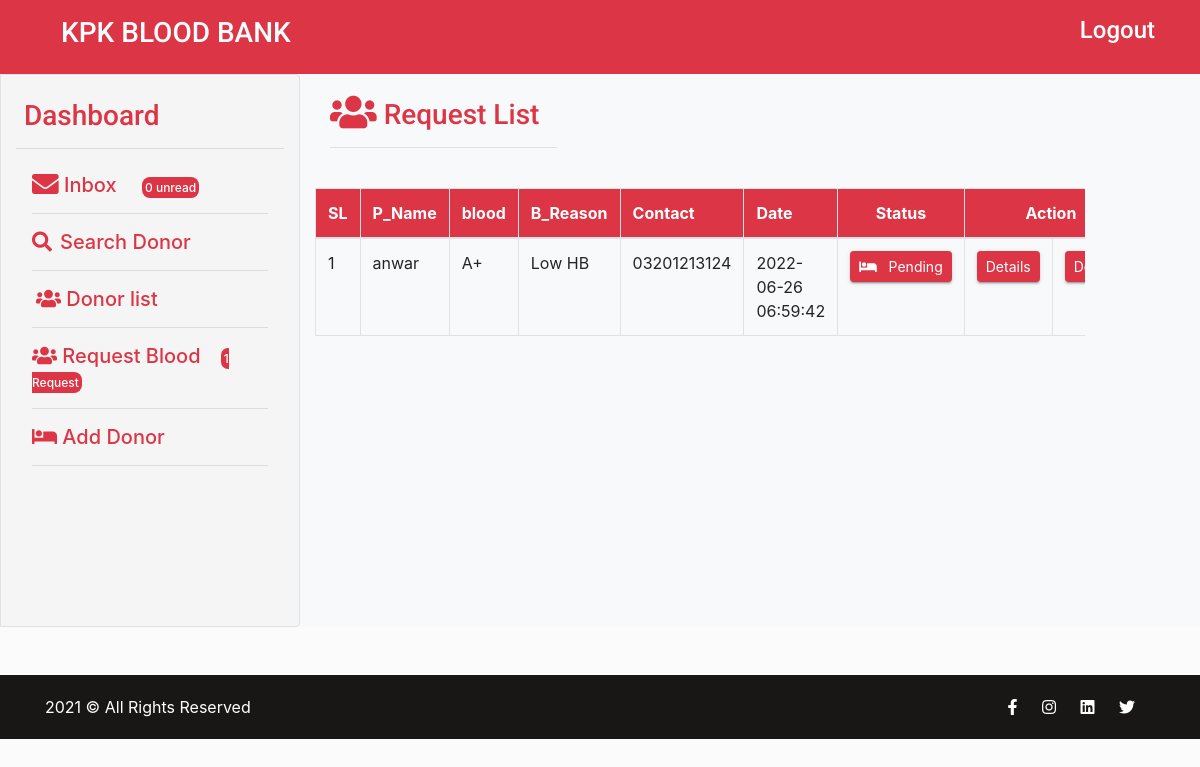
Screenshot of /admin_request.php (signed in) with the database file from the repository.
### tables this page shows
CREATE TABLE IF NOT EXISTS `request_blood` (
  `id` int(11) NOT NULL AUTO_INCREMENT,
  `p_name` varchar(50) NOT NULL,
  `blood` varchar(10) NOT NULL,
  `r_blood` varchar(10) NOT NULL,
  `gender` varchar(10) NOT NULL,
  `age` int(3) NOT NULL,
  `contact` varchar(20) NOT NULL,
  `city` varchar(20) NOT NULL,
  `h_name` varchar(50) NOT NULL,
  `h_address` varchar(250) NOT NULL,
  `request_by` varchar(50) NOT NULL,
  `created_at` datetime NOT NULL DEFAULT CURRENT_TIMESTAMP,
  `status` int(1) NOT NULL DEFAULT '1',
  PRIMARY KEY (`id`)
);

### admin_request.php (the view, shortened to what this page needs)
<!doctype html>
<html lang="en">
<head>
  <link rel="stylesheet" href="assets/css/bootstrap.min.css">
  <link rel="stylesheet" href="assets/css/all.min.css">
  <link rel="stylesheet" type="text/css" href="assets/css/style.css">
  <link rel="stylesheet" href="https://cdnjs.cloudflare.com/ajax/libs/twitter-bootstrap/4.5.2/css/bootstrap.css">
  <link rel="stylesheet" href="https://cdn.datatables.net/1.11.1/css/dataTables.bootstrap4.min.css">
</head>
<body>
  <?php
  include('admin_header.php');
  ?>
  <section class="container-fluid">
    <div class="dashboard-row row bg-light">
      <?php include('dashboard_side_nav.php'); ?>
      <div class="col-md-8">
        <br>
        <div class="col-sm-4">
          <h3 class="text-danger"><i class="fa fa-users fa-lg"></i> Request List </h3>
          <hr>
        </div>
        <br>
        <div class="table-responsive">
          <table class="table table-hover table-bordered">
            <thead class="bg-danger text-white">
              <tr>
                <th scope="col">SL</th>
                <th colspan="1">P_Name</th>
                <th scope="col">blood</th>
                <th colspan="1">B_Reason</th>
                <th scope="col">Contact</th>
                <th scope="col">Date</th>
                <th class="text-center" scope="col">Status</th>
                <th class="text-center" colspan="2">Action</th>
              </tr>
            </thead>
            <tbody>
              <?php
              $no = 1;
              $select  = "SELECT * FROM request_blood";
              $select_run = mysqli_query($con, $select);
              while ($row = mysqli_fetch_assoc($select_run)) {
                $p_name = $row['p_name'];
                $blood = $row['blood'];
                $R_blood = $row['r_blood'];
                $Contact = $row['contact'];
                $created_at = $row['created_at'];
              ?>
                <tr>
                  <td><?php echo $no++; ?> </td>
                  <td colspan="1"><?php echo $p_name; ?> </td>
                  <td><?php echo $blood; ?></td>
                  <td colspan="1"><?php echo $R_blood; ?></td>
                  <td><?php echo $Contact; ?></td>
                  <td><?php echo $created_at; ?></td>
                  <td class="col-1">
                    <?php if ($row['status'] == '0') :  ?>
                      <a href="#" class="btn btn-danger btn-sm col-sm-12 "> <i class="fa fa-bed mr-2"></i> Pending </a>
                    <?php else : ?>
                      <a href="#" class="btn btn-success btn-sm "><i class="fa fa-bed"></i> Completed</a>
                    <?php endif ?>
                  </td>
                  <td>
                    <a href="admin_patient_details.php?id= <?php echo  $row['id']; ?>" class="btn btn-danger btn-sm ">Details</a>
                  </td>
                  <td>
                    <a href="admin_req_del.php?id= <?php echo  $row['id']; ?>" class="btn btn-danger btn-sm ">Delete </a>
                  </td>
                </tr>
              <?php   } ?>
            </tbody>
          </table>
        </div>
      </div>
    </div>
    <br>
    <br>
  </section>
  <?php include('admin_footer.php'); ?>
</body>
</html>

### assets/css/style.css (style rules this page uses)
* { margin: 0px; padding: 0px; list-style: none; }
a { text-decoration: none; outline: none; color: #444; }
html, body { height: 100%; }
::placeholder { color: #747f8a !important; font-size: 13px; opacity: .5 !important; }
.container-fluid { padding: 0px; }
h1, h2, h3, h4, h5, h6 { font-family: 'Roboto', sans-serif; color: #545454; }
body { background-color: #f1f1f145 !important; font-family: 'Roboto', sans-serif; color: #6A6A6A; overflow-x: hidden; }
.btn { box-shadow: 0 3px 1px -2px rgba(0, 0, 0, 0.2), 0 2px 2px 0 rgba(0, 0, 0, 0.14), 0 1px 5px 0 rgba(0, 0, 0, 0.12); border-radius: 2px; }

### rows the page displays
request_blood: p_name "anwar", blood "A+", r_blood "Low HB", contact "03201213124", created_at "2022-06-26 06:59:42", status 0 (drawn)

### other values shown
$message_count "0"
$request_count "1"
